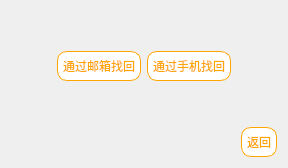
     <widget class="QWidget" name="PasswordRetrivalPage">
      <layout class="QGridLayout" name="gridLayout_7">
       <item row="2" column="2">
        <widget class="QPushButton" name="PhoneNumbers">
         <property name="styleSheet">
          <string notr="true">QPushButton{
	font: 12pt &quot;幼圆&quot;;
    color: 	#FFA500;
    background-color: #FFFFFF;
    border-color: 	#FFA500;
    border-radius: 10px;
    border-style: solid;
    border-width: 1px;
    padding: 5px;
}

/**鼠标停留在按钮上的样式**/
QPushButton::hover{	
    color: #FFFFFF;
    background-color: #FFA500;
    border-color: #FFA500;
}

/**鼠标按压下去的样式**/
QPushButton::pressed,QPushButton::checked{
    color: #FFFFFF;
    background-color: #FF8C00;
	border-color: #FF8C00;
}</string>
         </property>
         <property name="text">
          <string>通过手机找回</string>
         </property>
        </widget>
       </item>
       <item row="2" column="3">
        <spacer name="horizontalSpacer_18">
         <property name="orientation">
          <enum>Qt::Horizontal</enum>
         </property>
         <property name="sizeHint" stdset="0">
          <size>
           <width>40</width>
           <height>20</height>
          </size>
         </property>
        </spacer>
       </item>
       <item row="2" column="1">
        <widget class="QPushButton" name="Emails">
         <property name="styleSheet">
          <string notr="true">QPushButton{
	font: 12pt &quot;幼圆&quot;;
    color: 	#FFA500;
    background-color: #FFFFFF;
    border-color: 	#FFA500;
    border-radius: 10px;
    border-style: solid;
    border-width: 1px;
    padding: 5px;
}

/**鼠标停留在按钮上的样式**/
QPushButton::hover{	
    color: #FFFFFF;
    background-color: #FFA500;
    border-color: #FFA500;
}

/**鼠标按压下去的样式**/
QPushButton::pressed,QPushButton::checked{
    color: #FFFFFF;
    background-color: #FF8C00;
	border-color: #FF8C00;
}</string>
         </property>
         <property name="text">
          <string>通过邮箱找回</string>
         </property>
        </widget>
       </item>
       <item row="2" column="0">
        <spacer name="horizontalSpacer_19">
         <property name="orientation">
          <enum>Qt::Horizontal</enum>
         </property>
         <property name="sizeHint" stdset="0">
          <size>
           <width>40</width>
           <height>20</height>
          </size>
         </property>
        </spacer>
       </item>
       <item row="3" column="1" colspan="2">
        <spacer name="verticalSpacer_8">
         <property name="orientation">
          <enum>Qt::Vertical</enum>
         </property>
         <property name="sizeHint" stdset="0">
          <size>
           <width>20</width>
           <height>40</height>
          </size>
         </property>
        </spacer>
       </item>
       <item row="1" column="1" colspan="2">
        <spacer name="verticalSpacer_12">
         <property name="orientation">
          <enum>Qt::Vertical</enum>
         </property>
         <property name="sizeHint" stdset="0">
          <size>
           <width>20</width>
           <height>40</height>
          </size>
         </property>
        </spacer>
       </item>
       <item row="4" column="0" colspan="4">
        <layout class="QHBoxLayout" name="horizontalLayout_6">
         <item>
          <spacer name="horizontalSpacer_20">
           <property name="orientation">
            <enum>Qt::Horizontal</enum>
           </property>
           <property name="sizeHint" stdset="0">
            <size>
             <width>40</width>
             <height>20</height>
            </size>
           </property>
          </spacer>
         </item>
         <item>
          <widget class="QPushButton" name="Back_2">
           <property name="styleSheet">
            <string notr="true">QPushButton{
	font: 12pt &quot;幼圆&quot;;
    color: 	#FFA500;
    background-color: #FFFFFF;
    border-color: 	#FFA500;
    border-radius: 10px;
    border-style: solid;
    border-width: 1px;
    padding: 5px;
}

/**鼠标停留在按钮上的样式**/
QPushButton::hover{	
    color: #FFFFFF;
    background-color: #FFA500;
    border-color: #FFA500;
}

/**鼠标按压下去的样式**/
QPushButton::pressed,QPushButton::checked{
    color: #FFFFFF;
    background-color: #FF8C00;
	border-color: #FF8C00;
}</string>
           </property>
           <property name="text">
            <string>返回</string>
           </property>
          </widget>
         </item>
        </layout>
       </item>
      </layout>
     </widget>
